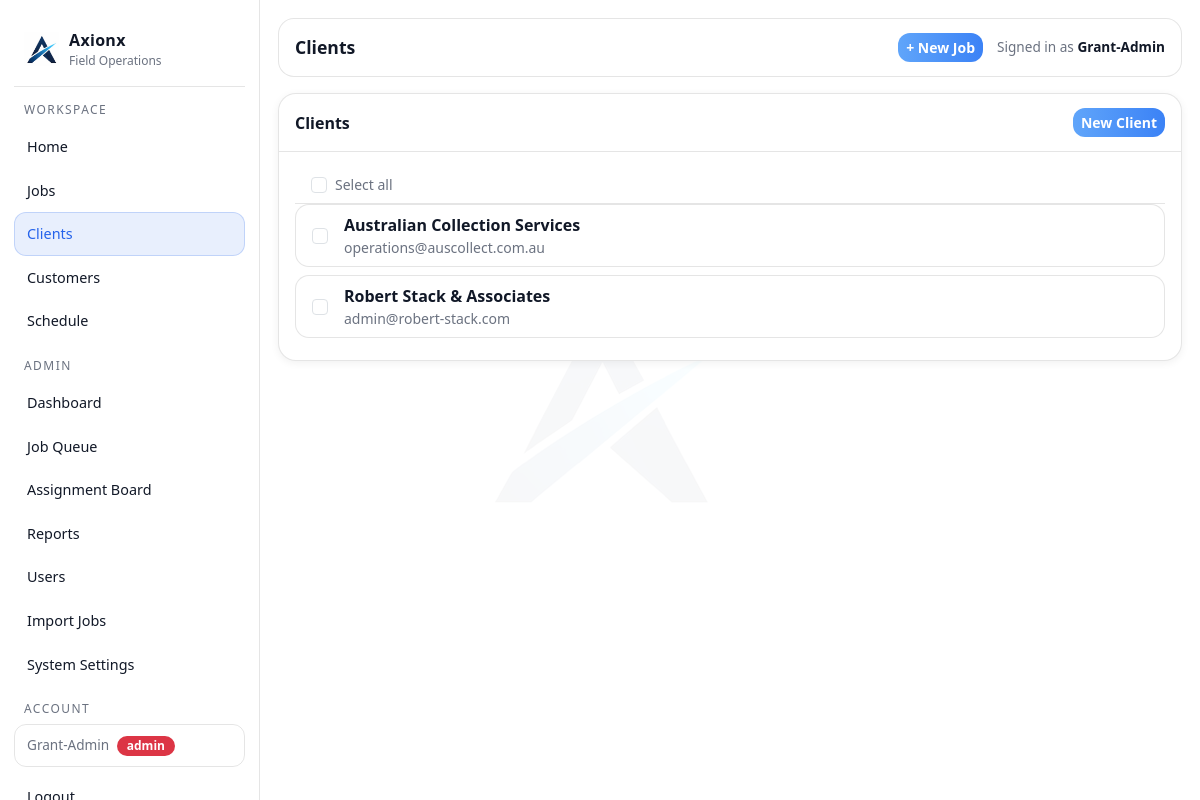
Screenshot of /clients (signed in) with the database file from the repository.
### tables this page shows
CREATE TABLE clients (
        id INTEGER PRIMARY KEY AUTOINCREMENT,
        name TEXT NOT NULL,
        phone TEXT,
        email TEXT,
        address TEXT,
        notes TEXT,
        created_at TEXT NOT NULL
    , updated_at TEXT NOT NULL DEFAULT '');

### app.py (the view)
@app.get("/clients")
@login_required
@admin_required
def clients_list():
    conn = db()
    cur = conn.cursor()
    cur.execute("SELECT * FROM clients ORDER BY name")
    rows = cur.fetchall()
    conn.close()
    return render_template("clients.html", clients=rows)

### app.py (called while the page is built)
@app.after_request
def add_security_headers(resp):
    resp.headers["X-Content-Type-Options"] = "nosniff"
    resp.headers["X-Frame-Options"] = "DENY"
    resp.headers["Referrer-Policy"] = "strict-origin-when-cross-origin"
    resp.headers["Content-Security-Policy"] = (
        "default-src 'self' https: data:; "
        "img-src 'self' https: data:; "
        "script-src 'self' 'unsafe-inline' https:; "
        "style-src 'self' 'unsafe-inline' https:;"
    )
    return resp

def db():
    conn = sqlite3.connect(DB_PATH)
    conn.row_factory = sqlite3.Row
    return conn

def add_column_if_missing(cur, table, col, coltype):
    cur.execute(f"PRAGMA table_info({table})")
    cols = [r["name"] for r in cur.fetchall()]
    if col not in cols:
        cur.execute(f"ALTER TABLE {table} ADD COLUMN {col} {coltype}")

@app.context_processor
def inject_globals():
    return {
        "GOOGLE_MAPS_API_KEY": os.environ.get("GOOGLE_MAPS_API_KEY", ""),
        "google_maps_api_key": os.getenv("GOOGLE_MAPS_API_KEY", "")
    }

@app.before_request
def _ensure_db():
    init_db()

def login_required(f):
    @wraps(f)
    def wrapper(*args, **kwargs):
        if not session.get("user_id"):
            return redirect(url_for("login"))
        return f(*args, **kwargs)
    return wrapper

def admin_required(f):
    @wraps(f)
    def wrapper(*args, **kwargs):
        if not session.get("user_id"):
            return redirect(url_for("login"))
        if session.get("role") != "admin":
            flash("Admin access required.", "danger")
            return redirect(url_for("index"))
        return f(*args, **kwargs)
    return wrapper

### templates/clients.html (shortened to what this page needs)
{% extends "layout.html" %}
{% block page_title %}Clients{% endblock %}
{% block content %}
<div class="ax-card">
  <div class="ax-card-h d-flex justify-content-between align-items-center">
    <div>Clients</div>
    <div class="d-flex gap-2 align-items-center">
      {% if session.get('role') == 'admin' %}
        <a class="btn btn-primary btn-sm" href="/clients/new">New Client</a>
      {% endif %}
    </div>
  </div>
  <div class="ax-card-b">
    {% if session.get('role') == 'admin' and clients %}
    <div class="px-3 py-2 border-bottom d-flex align-items-center gap-2" style="border-color:var(--line)!important">
      <input type="checkbox" id="selectAll" class="form-check-input mt-0"
             onchange="toggleAll(this)" title="Select all">
      <label for="selectAll" class="small mb-0" style="color:var(--muted);cursor:pointer">Select all</label>
    </div>
    {% endif %}
    <form id="deleteForm" method="post" action="/clients/delete">
      <div class="list-group list-group-flush">
        {% for c in clients %}
          <div class="list-group-item d-flex align-items-center gap-3 px-3" style="background:transparent;border-color:var(--line)">
            {% if session.get('role') == 'admin' %}
            <input type="checkbox" name="client_ids" value="{{ c.id }}"
                   class="form-check-input mt-0 client-cb"
                   onchange="updateDeleteBtn()">
            {% endif %}
            <a href="/clients/{{ c.id }}" class="flex-grow-1 text-decoration-none">
              <div class="fw-semibold" style="color:var(--text)">{{ c.name }}</div>
              {% if c.email %}<div class="small" style="color:var(--muted)">{{ c.email }}</div>{% endif %}
            </a>
          </div>
        {% else %}
          <div style="color:var(--muted)" class="py-3 text-center">No clients yet.</div>
        {% endfor %}
      </div>
    </form>
  </div>
</div>
{% endblock %}

### templates/layout.html (style rules this page uses)
:root { --bg: #ffffff; --panel: #ffffff; --panel2: #f3f4f6; --card: #f9fafb; --text: #111827; --muted: #6b7280; --line: rgba(0,0,0,.10); --accent: #2563eb; --accent2: #16a34a; --danger: #dc2626; }
body { background: #ffffff; color: var(--text); }
body::before { content: ''; position: fixed; inset: 0; background: url('/static/images/axionx-icon.png') center center / 260px auto no-repeat; opacity: .03; pointer-events: none; z-index: 0; }
.ax-card { background: #ffffff; border: 1px solid var(--line); border-radius: 18px; box-shadow: 0 2px 8px rgba(0,0,0,.06); overflow: visible; }
.ax-card .ax-card-h { padding: 14px 16px; border-bottom: 1px solid var(--line); font-weight: 650; }
.ax-card .ax-card-b { padding: 14px 16px; }
.btn { border-radius: 12px; font-weight: 600; }
.btn-primary { background: linear-gradient(90deg, #60a5fa, #3b82f6); border: 0; }
.list-group-item { background: #ffffff !important; border: 1px solid var(--line) !important; color: var(--text) !important; border-radius: 14px !important; margin-bottom: 8px; }

### rows the page displays
clients: name "Australian Collection Services", email "operations@auscollect.com.au"
clients: name "Robert Stack & Associates", email "admin@robert-stack.com"

### other values shown
{{ session.get('user_name') }} "Grant-Admin"
{{ session.get('role') }} "admin"
